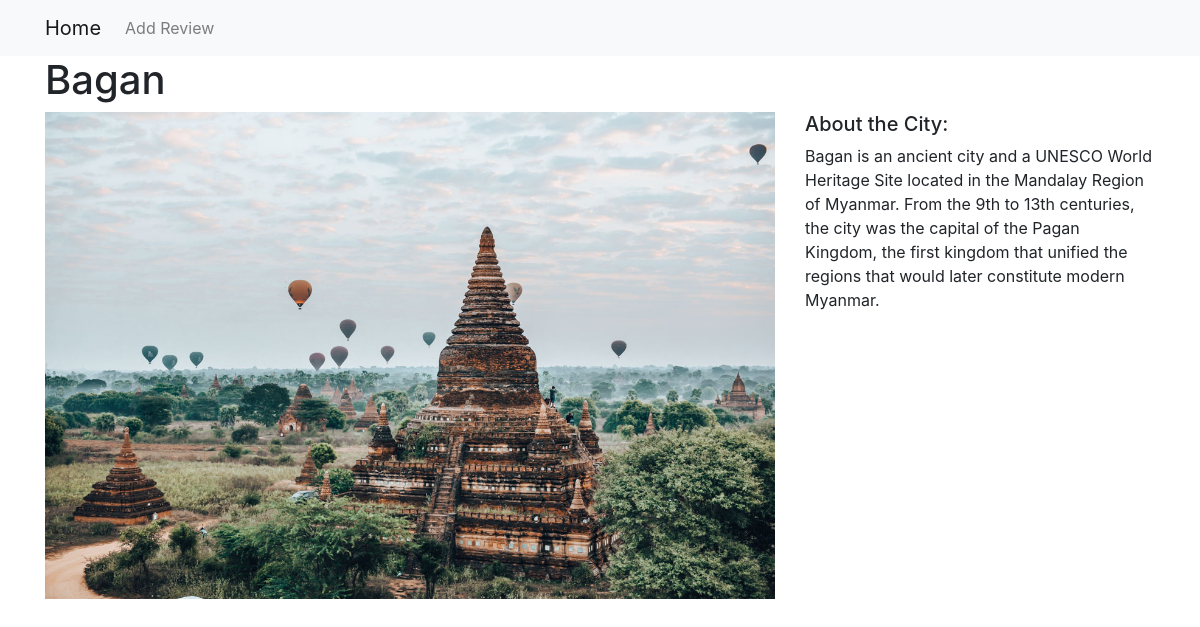
Page /reviews/3/ on the committed database.
### reviews/models.py (models this page shows, shortened)
class Place(models.Model):
    title = models.CharField(max_length=60)
    description = models.CharField(max_length=600)
    image = models.FilePathField(path="/images")

### reviews/views.py (the view)
# urls.py: path("<int:pk>/", views.place_detail, name="place_detail"),
def place_detail(request, pk):
    review = Place.objects.get(pk=pk)
    context = {
        'review': review
    }
    return render(request, 'place_detail.html', context)

### reviews/templates/place_detail.html (shortened to what this page needs)
{% extends "base.html" %}
{% load static %}
{% block page_content %}
<h1>{{ review.title }}</h1>
<div class="row">
    <div class="col-md-8">
        <img src="{% static review.image %}" alt="" width="100%">
    </div>
    <div class="col-md-4">
        <h5>About the City:</h5>
        <p>{{ review.description }}</p>
    </div>
</div>
{% endblock %}

### rows in the picture
Place: title "Bagan", image (picture), description "Bagan is an ancient city and a UNESCO World Heritage Site located in the Mandalay Region of Myanmar. From the 9th to 13th centuries, the city was the capital of the Pagan Kingdom, the first kingdom that unified the regions that would later constitute modern Myanmar."
